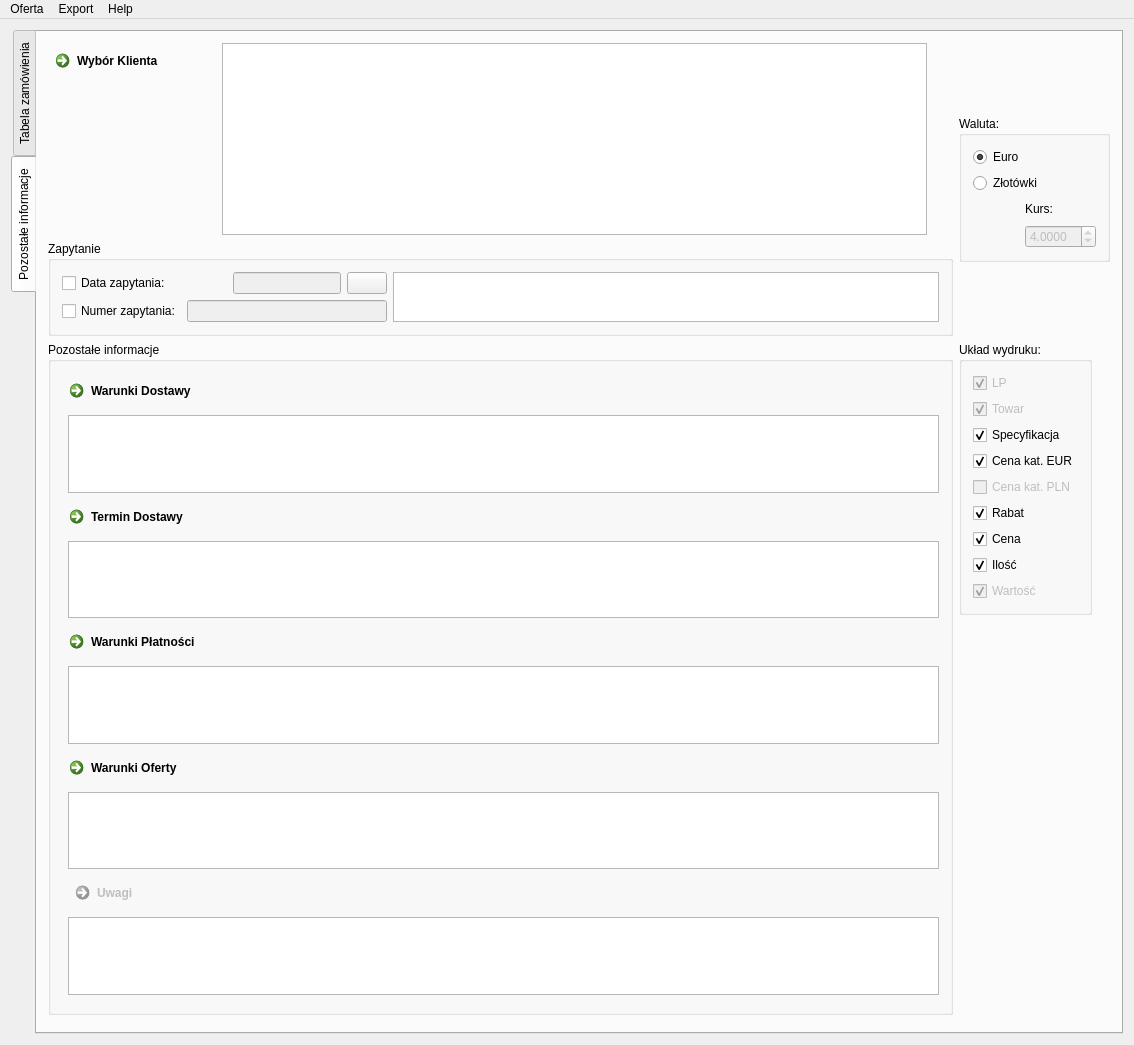
<?xml version="1.0" encoding="UTF-8"?>
<ui version="4.0">
 <class>MainWindow</class>
 <widget class="QMainWindow" name="MainWindow">
  <property name="geometry">
   <rect>
    <x>0</x>
    <y>0</y>
    <width>1134</width>
    <height>1045</height>
   </rect>
  </property>
  <property name="windowTitle">
   <string notr="true">kOferta</string>
  </property>
  <property name="windowIcon">
   <iconset resource="../resources/mainwindow.qrc">
    <normaloff>:/ico</normaloff>:/ico</iconset>
  </property>
  <widget class="QWidget" name="centralWidget">
   <layout class="QVBoxLayout" name="verticalLayout_5">
    <item>
     <widget class="QTabWidget" name="tabWidget">
      <property name="tabPosition">
       <enum>QTabWidget::West</enum>
      </property>
      <property name="currentIndex">
       <number>1</number>
      </property>
      <widget class="QWidget" name="tab">
       <attribute name="title">
        <string>Tabela zamówienia</string>
       </attribute>
       <layout class="QVBoxLayout" name="verticalLayout_2">
        <item>
         <layout class="QHBoxLayout" name="horizontalLayout_2">
          <item>
           <widget class="QPushButton" name="push_button_add_merchandise">
            <property name="text">
             <string>Dodaj Towar</string>
            </property>
           </widget>
          </item>
          <item>
           <widget class="QPushButton" name="push_button_discount">
            <property name="text">
             <string>Ustaw rabat</string>
            </property>
           </widget>
          </item>
          <item>
           <widget class="QPushButton" name="push_button_remove_row">
            <property name="text">
             <string>Usuń wiersz</string>
            </property>
           </widget>
          </item>
          <item>
           <spacer name="horizontalSpacer_2">
            <property name="orientation">
             <enum>Qt::Horizontal</enum>
            </property>
            <property name="sizeHint" stdset="0">
             <size>
              <width>40</width>
              <height>20</height>
             </size>
            </property>
           </spacer>
          </item>
         </layout>
        </item>
        <item>
         <widget class="MerchandiseListView" name="tableView" native="true">
          <property name="sizePolicy">
           <sizepolicy hsizetype="Expanding" vsizetype="Expanding">
            <horstretch>0</horstretch>
            <verstretch>0</verstretch>
           </sizepolicy>
          </property>
         </widget>
        </item>
       </layout>
      </widget>
      <widget class="QWidget" name="tab_2">
       <attribute name="title">
        <string>Pozostałe informacje</string>
       </attribute>
       <layout class="QGridLayout" name="gridLayout">
        <item row="0" column="0">
         <layout class="QHBoxLayout" name="horizontalLayout_3">
          <item>
           <widget class="QCommandLinkButton" name="command_link_button_cutomer">
            <property name="text">
             <string>Wybór Klienta</string>
            </property>
           </widget>
          </item>
          <item>
           <widget class="QPlainTextEdit" name="plain_text_edit_customer">
            <property name="sizePolicy">
             <sizepolicy hsizetype="Expanding" vsizetype="Expanding">
              <horstretch>0</horstretch>
              <verstretch>0</verstretch>
             </sizepolicy>
            </property>
            <property name="tabChangesFocus">
             <bool>true</bool>
            </property>
            <property name="lineWrapMode">
             <enum>QPlainTextEdit::NoWrap</enum>
            </property>
            <property name="readOnly">
             <bool>true</bool>
            </property>
           </widget>
          </item>
         </layout>
        </item>
        <item row="0" column="2" rowspan="2">
         <widget class="QGroupBox" name="group_box_currency">
          <property name="sizePolicy">
           <sizepolicy hsizetype="Fixed" vsizetype="Fixed">
            <horstretch>0</horstretch>
            <verstretch>0</verstretch>
           </sizepolicy>
          </property>
          <property name="title">
           <string>Waluta:</string>
          </property>
          <layout class="QGridLayout" name="gridLayout_3">
           <item row="0" column="0" colspan="3">
            <widget class="QRadioButton" name="radio_button_EUR">
             <property name="text">
              <string>Euro</string>
             </property>
             <property name="checked">
              <bool>true</bool>
             </property>
            </widget>
           </item>
           <item row="1" column="0" colspan="3">
            <widget class="QRadioButton" name="radio_button_PLN">
             <property name="text">
              <string>Złotówki</string>
             </property>
            </widget>
           </item>
           <item row="2" column="0">
            <spacer name="horizontalSpacer">
             <property name="orientation">
              <enum>Qt::Horizontal</enum>
             </property>
             <property name="sizeHint" stdset="0">
              <size>
               <width>40</width>
               <height>20</height>
              </size>
             </property>
            </spacer>
           </item>
           <item row="2" column="2">
            <widget class="QLabel" name="label_exchange_rate">
             <property name="enabled">
              <bool>true</bool>
             </property>
             <property name="text">
              <string>Kurs:</string>
             </property>
            </widget>
           </item>
           <item row="3" column="0">
            <spacer name="horizontalSpacer_3">
             <property name="orientation">
              <enum>Qt::Horizontal</enum>
             </property>
             <property name="sizeHint" stdset="0">
              <size>
               <width>40</width>
               <height>20</height>
              </size>
             </property>
            </spacer>
           </item>
           <item row="3" column="2">
            <widget class="QDoubleSpinBox" name="spin_box_exchange_rate">
             <property name="enabled">
              <bool>false</bool>
             </property>
             <property name="decimals">
              <number>4</number>
             </property>
             <property name="maximum">
              <double>99.999899999999997</double>
             </property>
             <property name="singleStep">
              <double>0.010000000000000</double>
             </property>
             <property name="value">
              <double>4.000000000000000</double>
             </property>
            </widget>
           </item>
          </layout>
         </widget>
        </item>
        <item row="1" column="0" colspan="2">
         <widget class="QGroupBox" name="grup_box_query">
          <property name="sizePolicy">
           <sizepolicy hsizetype="Preferred" vsizetype="Minimum">
            <horstretch>0</horstretch>
            <verstretch>0</verstretch>
           </sizepolicy>
          </property>
          <property name="title">
           <string>Zapytanie</string>
          </property>
          <layout class="QHBoxLayout" name="horizontalLayout_4">
           <item>
            <layout class="QVBoxLayout" name="verticalLayout">
             <property name="sizeConstraint">
              <enum>QLayout::SetDefaultConstraint</enum>
             </property>
             <item>
              <layout class="QHBoxLayout" name="horizontalLayout">
               <item>
                <widget class="QCheckBox" name="check_box_query_date">
                 <property name="text">
                  <string>Data zapytania:</string>
                 </property>
                </widget>
               </item>
               <item>
                <widget class="QLineEdit" name="line_edit_query_date">
                 <property name="enabled">
                  <bool>false</bool>
                 </property>
                 <property name="sizePolicy">
                  <sizepolicy hsizetype="Fixed" vsizetype="Fixed">
                   <horstretch>0</horstretch>
                   <verstretch>0</verstretch>
                  </sizepolicy>
                 </property>
                 <property name="readOnly">
                  <bool>false</bool>
                 </property>
                </widget>
               </item>
               <item>
                <widget class="QPushButton" name="push_button_query_date">
                 <property name="sizePolicy">
                  <sizepolicy hsizetype="Fixed" vsizetype="Fixed">
                   <horstretch>0</horstretch>
                   <verstretch>0</verstretch>
                  </sizepolicy>
                 </property>
                 <property name="text">
                  <string/>
                 </property>
                 <property name="icon">
                  <iconset resource="../resources/mainwindow.qrc">
                   <normaloff>:/calendar</normaloff>:/calendar</iconset>
                 </property>
                 <property name="iconSize">
                  <size>
                   <width>32</width>
                   <height>32</height>
                  </size>
                 </property>
                </widget>
               </item>
              </layout>
             </item>
             <item>
              <layout class="QHBoxLayout" name="horizontalLayout_11">
               <item>
                <widget class="QCheckBox" name="check_box_query_number">
                 <property name="text">
                  <string>Numer zapytania:</string>
                 </property>
                </widget>
               </item>
               <item>
                <widget class="QLineEdit" name="line_edit_query_number">
                 <property name="enabled">
                  <bool>false</bool>
                 </property>
                 <property name="sizePolicy">
                  <sizepolicy hsizetype="Minimum" vsizetype="Fixed">
                   <horstretch>0</horstretch>
                   <verstretch>0</verstretch>
                  </sizepolicy>
                 </property>
                 <property name="minimumSize">
                  <size>
                   <width>200</width>
                   <height>0</height>
                  </size>
                 </property>
                 <property name="maximumSize">
                  <size>
                   <width>500</width>
                   <height>16777215</height>
                  </size>
                 </property>
                 <property name="baseSize">
                  <size>
                   <width>500</width>
                   <height>0</height>
                  </size>
                 </property>
                 <property name="readOnly">
                  <bool>false</bool>
                 </property>
                </widget>
               </item>
              </layout>
             </item>
            </layout>
           </item>
           <item>
            <widget class="QPlainTextEdit" name="plain_text_edit_query">
             <property name="sizePolicy">
              <sizepolicy hsizetype="Expanding" vsizetype="Ignored">
               <horstretch>0</horstretch>
               <verstretch>0</verstretch>
              </sizepolicy>
             </property>
             <property name="maximumSize">
              <size>
               <width>16777215</width>
               <height>16777215</height>
              </size>
             </property>
             <property name="readOnly">
              <bool>true</bool>
             </property>
            </widget>
           </item>
          </layout>
         </widget>
        </item>
        <item row="2" column="0" rowspan="2" colspan="2">
         <widget class="QGroupBox" name="groupBox">
          <property name="title">
           <string>Pozostałe informacje</string>
          </property>
          <layout class="QFormLayout" name="formLayout">
           <property name="fieldGrowthPolicy">
            <enum>QFormLayout::AllNonFixedFieldsGrow</enum>
           </property>
           <item row="0" column="0" colspan="2">
            <widget class="QCommandLinkButton" name="command_link_button_delivery">
             <property name="text">
              <string>Warunki Dostawy</string>
             </property>
            </widget>
           </item>
           <item row="1" column="1">
            <widget class="QPlainTextEdit" name="plain_text_edit_delivery">
             <property name="sizePolicy">
              <sizepolicy hsizetype="Expanding" vsizetype="Preferred">
               <horstretch>0</horstretch>
               <verstretch>0</verstretch>
              </sizepolicy>
             </property>
             <property name="maximumSize">
              <size>
               <width>16777215</width>
               <height>16777215</height>
              </size>
             </property>
             <property name="undoRedoEnabled">
              <bool>false</bool>
             </property>
             <property name="readOnly">
              <bool>true</bool>
             </property>
            </widget>
           </item>
           <item row="2" column="0" colspan="2">
            <widget class="QCommandLinkButton" name="command_link_button_delivery_date">
             <property name="text">
              <string>Termin Dostawy</string>
             </property>
            </widget>
           </item>
           <item row="3" column="1">
            <widget class="QPlainTextEdit" name="plain_text_edit_delivery_date">
             <property name="sizePolicy">
              <sizepolicy hsizetype="Expanding" vsizetype="Preferred">
               <horstretch>0</horstretch>
               <verstretch>0</verstretch>
              </sizepolicy>
             </property>
             <property name="maximumSize">
              <size>
               <width>16777215</width>
               <height>16777215</height>
              </size>
             </property>
             <property name="undoRedoEnabled">
              <bool>false</bool>
             </property>
             <property name="readOnly">
              <bool>true</bool>
             </property>
            </widget>
           </item>
           <item row="4" column="0" colspan="2">
            <widget class="QCommandLinkButton" name="command_link_button_billing">
             <property name="text">
              <string>Warunki Płatności</string>
             </property>
            </widget>
           </item>
           <item row="5" column="1">
            <widget class="QPlainTextEdit" name="plain_text_edit_billing">
             <property name="sizePolicy">
              <sizepolicy hsizetype="Expanding" vsizetype="Preferred">
               <horstretch>0</horstretch>
               <verstretch>0</verstretch>
              </sizepolicy>
             </property>
             <property name="maximumSize">
              <size>
               <width>16777215</width>
               <height>16777215</height>
              </size>
             </property>
             <property name="undoRedoEnabled">
              <bool>false</bool>
             </property>
             <property name="readOnly">
              <bool>true</bool>
             </property>
            </widget>
           </item>
           <item row="6" column="0" colspan="2">
            <widget class="QCommandLinkButton" name="command_link_button_offer">
             <property name="text">
              <string>Warunki Oferty</string>
             </property>
            </widget>
           </item>
           <item row="7" column="1">
            <widget class="QPlainTextEdit" name="plain_text_edit_offer">
             <property name="sizePolicy">
              <sizepolicy hsizetype="Expanding" vsizetype="Preferred">
               <horstretch>0</horstretch>
               <verstretch>0</verstretch>
              </sizepolicy>
             </property>
             <property name="maximumSize">
              <size>
               <width>16777215</width>
               <height>16777215</height>
              </size>
             </property>
             <property name="undoRedoEnabled">
              <bool>false</bool>
             </property>
             <property name="readOnly">
              <bool>true</bool>
             </property>
            </widget>
           </item>
           <item row="8" column="1">
            <widget class="QCommandLinkButton" name="command_link_button_remarks">
             <property name="enabled">
              <bool>false</bool>
             </property>
             <property name="autoFillBackground">
              <bool>false</bool>
             </property>
             <property name="text">
              <string>Uwagi</string>
             </property>
            </widget>
           </item>
           <item row="9" column="1">
            <widget class="QPlainTextEdit" name="plainTextEdit_remarks">
             <property name="sizePolicy">
              <sizepolicy hsizetype="Expanding" vsizetype="Preferred">
               <horstretch>0</horstretch>
               <verstretch>0</verstretch>
              </sizepolicy>
             </property>
             <property name="maximumSize">
              <size>
               <width>16777215</width>
               <height>16777215</height>
              </size>
             </property>
            </widget>
           </item>
           <item row="11" column="1">
            <spacer name="verticalSpacer_6">
             <property name="orientation">
              <enum>Qt::Vertical</enum>
             </property>
             <property name="sizeHint" stdset="0">
              <size>
               <width>20</width>
               <height>40</height>
              </size>
             </property>
            </spacer>
           </item>
          </layout>
         </widget>
        </item>
        <item row="2" column="2">
         <widget class="QGroupBox" name="kolumny">
          <property name="sizePolicy">
           <sizepolicy hsizetype="Fixed" vsizetype="Fixed">
            <horstretch>0</horstretch>
            <verstretch>0</verstretch>
           </sizepolicy>
          </property>
          <property name="title">
           <string>Układ wydruku:</string>
          </property>
          <layout class="QVBoxLayout" name="verticalLayout_4">
           <item>
            <widget class="QCheckBox" name="check_box_no_column">
             <property name="enabled">
              <bool>false</bool>
             </property>
             <property name="text">
              <string>LP</string>
             </property>
             <property name="checked">
              <bool>true</bool>
             </property>
            </widget>
           </item>
           <item>
            <widget class="QCheckBox" name="check_box_merchandise_column">
             <property name="enabled">
              <bool>false</bool>
             </property>
             <property name="text">
              <string>Towar</string>
             </property>
             <property name="checked">
              <bool>true</bool>
             </property>
            </widget>
           </item>
           <item>
            <widget class="QCheckBox" name="check_box_details_column">
             <property name="enabled">
              <bool>true</bool>
             </property>
             <property name="text">
              <string>Specyfikacja</string>
             </property>
             <property name="checked">
              <bool>true</bool>
             </property>
            </widget>
           </item>
           <item>
            <widget class="QCheckBox" name="check_box_list_price_eur_column">
             <property name="text">
              <string>Cena kat. EUR</string>
             </property>
             <property name="checked">
              <bool>true</bool>
             </property>
            </widget>
           </item>
           <item>
            <widget class="QCheckBox" name="check_box_list_price_pln_column">
             <property name="enabled">
              <bool>false</bool>
             </property>
             <property name="text">
              <string>Cena kat. PLN</string>
             </property>
             <property name="checked">
              <bool>false</bool>
             </property>
            </widget>
           </item>
           <item>
            <widget class="QCheckBox" name="check_box_discount_column">
             <property name="text">
              <string>Rabat</string>
             </property>
             <property name="checked">
              <bool>true</bool>
             </property>
            </widget>
           </item>
           <item>
            <widget class="QCheckBox" name="check_box_price_column">
             <property name="text">
              <string>Cena</string>
             </property>
             <property name="checked">
              <bool>true</bool>
             </property>
            </widget>
           </item>
           <item>
            <widget class="QCheckBox" name="check_box_quantity_column">
             <property name="text">
              <string>Ilość</string>
             </property>
             <property name="checked">
              <bool>true</bool>
             </property>
            </widget>
           </item>
           <item>
            <widget class="QCheckBox" name="check_box_total_column">
             <property name="enabled">
              <bool>false</bool>
             </property>
             <property name="text">
              <string>Wartość</string>
             </property>
             <property name="checked">
              <bool>true</bool>
             </property>
            </widget>
           </item>
          </layout>
         </widget>
        </item>
        <item row="3" column="2" rowspan="2">
         <spacer name="verticalSpacer_7">
          <property name="orientation">
           <enum>Qt::Vertical</enum>
          </property>
          <property name="sizeHint" stdset="0">
           <size>
            <width>20</width>
            <height>430</height>
           </size>
          </property>
         </spacer>
        </item>
        <item row="4" column="1">
         <spacer name="verticalSpacer">
          <property name="orientation">
           <enum>Qt::Vertical</enum>
          </property>
          <property name="sizeHint" stdset="0">
           <size>
            <width>20</width>
            <height>40</height>
           </size>
          </property>
         </spacer>
        </item>
       </layout>
       <!--       <zorder>grupBox_zapytanie</zorder>
       <zorder>kolumny</zorder>
       <zorder>waluta</zorder>
       <zorder>verticalSpacer_7</zorder>
       <zorder>groupBox</zorder> -->
      </widget>
     </widget>
    </item>
   </layout>
  </widget>
  <widget class="QMenuBar" name="menuBar">
   <property name="geometry">
    <rect>
     <x>0</x>
     <y>0</y>
     <width>1134</width>
     <height>24</height>
    </rect>
   </property>
   <widget class="QMenu" name="menu_offer">
    <property name="title">
     <string>Oferta</string>
    </property>
    <addaction name="action_new"/>
    <addaction name="action_open"/>
    <addaction name="action_save"/>
    <addaction name="action_new_number"/>
   </widget>
   <widget class="QMenu" name="menu_export">
    <property name="title">
     <string>Export</string>
    </property>
    <addaction name="action_PDF"/>
    <addaction name="action_print"/>
   </widget>
   <widget class="QMenu" name="menu_help">
    <property name="title">
     <string>Help</string>
    </property>
    <addaction name="action_about"/>
    <addaction name="action_about_Qt"/>
   </widget>
   <!--   <widget class="QMenu" name="menu_customer">
    <property name="title">
     <string>Baza Danych</string>
    </property>
    <addaction name="klientNowy"/>
    <addaction name="klientEdycja"/>
    <addaction name="separator"/>
    <addaction name="actionNowy_Towar"/>
    <addaction name="separator"/>
    <addaction name="actionDodaj_warunki"/>
   </widget>
   <widget class="QMenu" name="menuConnect">
    <property name="title">
     <string>kOferta</string>
    </property>
    <addaction name="actionConnect"/>
    <addaction name="actionDisconnect"/>
    <addaction name="action_changePassword"/>
    <addaction name="separator"/>
    <addaction name="actionExit"/>
   </widget>
   <addaction name="menuConnect"/>
   <addaction name="menu_customer"/>
   -->
   <addaction name="menu_offer"/>
   <addaction name="menu_export"/>
   <addaction name="menu_help"/>
  </widget>
  <action name="action_new">
   <property name="text">
    <string>Nowa</string>
   </property>
  </action>
  <action name="action_open">
   <property name="text">
    <string>Otwórz</string>
   </property>
  </action>
  <action name="action_save">
   <property name="text">
    <string>Zapisz</string>
   </property>
  </action>
  <action name="action_exit">
   <property name="text">
    <string>Wyjście</string>
   </property>
  </action>
  <action name="action_PDF">
   <property name="text">
    <string>PDF</string>
   </property>
  </action>
  <action name="action_print">
   <property name="text">
    <string>Druk</string>
   </property>
  </action>
  <action name="action_about">
   <property name="text">
    <string>O kOferta</string>
   </property>
  </action>
  <action name="action_about_Qt">
   <property name="text">
    <string>O Qt</string>
   </property>
  </action>
  <action name="action_new_number">
   <property name="text">
    <string>Nadaj nowy numer</string>
   </property>
  </action>
  <!--
  <action name="klientNowy">
   <property name="text">
    <string>Nowy Klient</string>
   </property>
  </action>
  <action name="klientImport">
   <property name="text">
    <string>Import</string>
   </property>
  </action>
  <action name="klientEksport">
   <property name="enabled">
    <bool>true</bool>
   </property>
   <property name="text">
    <string>Eksport</string>
   </property>
  </action>
  <action name="klientEdycja">
   <property name="enabled">
    <bool>true</bool>
   </property>
   <property name="text">
    <string>Edycja Klienta</string>
   </property>
  </action>
  <action name="towarNowy">
   <property name="text">
    <string>Nowy</string>
   </property>
  </action>
  <action name="towarImport">
   <property name="text">
    <string>Import</string>
   </property>
  </action>
  <action name="towarEksport">
   <property name="enabled">
    <bool>true</bool>
   </property>
   <property name="text">
    <string>Eksport</string>
   </property>
  </action>
  <action name="towarEdycja">
   <property name="enabled">
    <bool>true</bool>
   </property>
   <property name="text">
    <string>Edycja</string>
   </property>
  </action>
  <action name="actionConnect">
   <property name="text">
    <string>Połącz</string>
   </property>
  </action>
  <action name="actionDisconnect">
   <property name="text">
    <string>Rozłącz</string>
   </property>
  </action>
  <action name="actionNowy_Towar">
   <property name="text">
    <string>Nowy Towar</string>
   </property>
  </action>
  <action name="actionDodaj_warunki_dostawy">
   <property name="text">
    <string>Dodaj warunki dostawy</string>
   </property>
  </action>
  <action name="actionDodaj_termin_dostawy">
   <property name="text">
    <string>Dodaj termin dostawy</string>
   </property>
  </action>
  <action name="actionDodaj_warunki_platnosci">
   <property name="text">
    <string>Dodaj warunki platnosci</string>
   </property>
  </action>
  <action name="actionDodaj_warunki">
   <property name="text">
    <string>Dodaj warunki</string>
   </property>
  </action>
  <action name="actionUstawienia">
   <property name="text">
    <string>Ustawienia</string>
   </property>
  </action>
  <action name="action_changePassword">
   <property name="text">
    <string>Zmień hasło</string>
   </property>
	  </action>
  -->
 </widget>
 <layoutdefault spacing="6" margin="11"/>
 <customwidgets>
  <customwidget>
   <class>MerchandiseListView</class>
   <extends>QWidget</extends>
   <header>src.merchandise</header>
   <container>1</container>
  </customwidget>
 </customwidgets>
 <resources>
  <include location="../resources/mainwindow.qrc"/>
 </resources>
 <connections/>
</ui>
